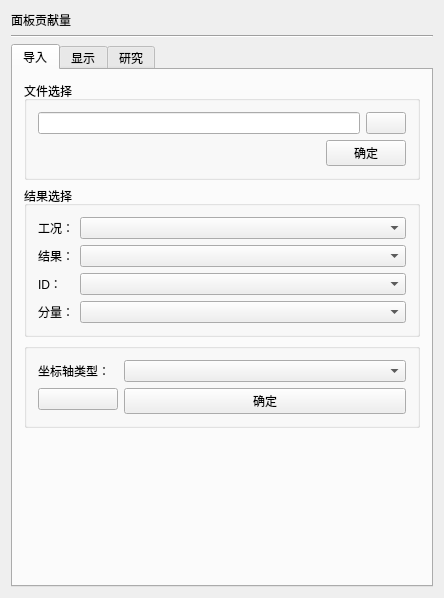
<?xml version="1.0" encoding="UTF-8"?>
<ui version="4.0">
 <class>mPostPanelParticipation</class>
 <widget class="QWidget" name="mPostPanelParticipation">
  <property name="geometry">
   <rect>
    <x>0</x>
    <y>0</y>
    <width>444</width>
    <height>598</height>
   </rect>
  </property>
  <property name="windowTitle">
   <string>mPostPanelParticipation</string>
  </property>
  <layout class="QVBoxLayout" name="verticalLayout_7">
   <item>
    <widget class="QLabel" name="label_2">
     <property name="text">
      <string>面板贡献量</string>
     </property>
    </widget>
   </item>
   <item>
    <widget class="Line" name="line">
     <property name="orientation">
      <enum>Qt::Horizontal</enum>
     </property>
    </widget>
   </item>
   <item>
    <widget class="QTabWidget" name="tabWidget">
     <property name="currentIndex">
      <number>0</number>
     </property>
     <widget class="QWidget" name="tab_import">
      <attribute name="title">
       <string>导入</string>
      </attribute>
      <layout class="QVBoxLayout" name="verticalLayout">
       <item>
        <widget class="QGroupBox" name="groupBox_selectFile">
         <property name="title">
          <string>文件选择</string>
         </property>
         <layout class="QVBoxLayout" name="verticalLayout_2">
          <item>
           <layout class="QHBoxLayout" name="horizontalLayout">
            <item>
             <widget class="QLineEdit" name="lineEdit_filePath"/>
            </item>
            <item>
             <widget class="QPushButton" name="pushButton_selectFile">
              <property name="text">
               <string/>
              </property>
              <property name="icon">
               <iconset resource="../../resource/mMainWidgets.qrc">
                <normaloff>:/mMainWidgets/Icon/post/open.png</normaloff>:/mMainWidgets/Icon/post/open.png</iconset>
              </property>
             </widget>
            </item>
           </layout>
          </item>
          <item>
           <layout class="QHBoxLayout" name="horizontalLayout_7">
            <item>
             <spacer name="horizontalSpacer">
              <property name="orientation">
               <enum>Qt::Horizontal</enum>
              </property>
              <property name="sizeHint" stdset="0">
               <size>
                <width>40</width>
                <height>20</height>
               </size>
              </property>
             </spacer>
            </item>
            <item>
             <widget class="QPushButton" name="pushButton_loadFileOK">
              <property name="minimumSize">
               <size>
                <width>80</width>
                <height>0</height>
               </size>
              </property>
              <property name="text">
               <string>确定</string>
              </property>
             </widget>
            </item>
           </layout>
          </item>
         </layout>
        </widget>
       </item>
       <item>
        <widget class="QGroupBox" name="groupBox_selectResult">
         <property name="title">
          <string>结果选择</string>
         </property>
         <layout class="QFormLayout" name="formLayout_2">
          <item row="0" column="0">
           <widget class="QLabel" name="label_case">
            <property name="text">
             <string>工况：</string>
            </property>
            <property name="alignment">
             <set>Qt::AlignCenter</set>
            </property>
           </widget>
          </item>
          <item row="0" column="1">
           <widget class="QComboBox" name="comboBox_case"/>
          </item>
          <item row="1" column="0">
           <widget class="QLabel" name="label_result">
            <property name="text">
             <string>结果：</string>
            </property>
            <property name="alignment">
             <set>Qt::AlignCenter</set>
            </property>
           </widget>
          </item>
          <item row="1" column="1">
           <widget class="QComboBox" name="comboBox_result"/>
          </item>
          <item row="2" column="0">
           <widget class="QLabel" name="label_id">
            <property name="text">
             <string>ID：</string>
            </property>
            <property name="alignment">
             <set>Qt::AlignCenter</set>
            </property>
           </widget>
          </item>
          <item row="2" column="1">
           <widget class="QComboBox" name="comboBox_id"/>
          </item>
          <item row="3" column="0">
           <widget class="QLabel" name="label_component">
            <property name="text">
             <string>分量：</string>
            </property>
            <property name="alignment">
             <set>Qt::AlignCenter</set>
            </property>
           </widget>
          </item>
          <item row="3" column="1">
           <widget class="QComboBox" name="comboBox_component"/>
          </item>
         </layout>
        </widget>
       </item>
       <item>
        <widget class="QGroupBox" name="groupBox">
         <layout class="QFormLayout" name="formLayout">
          <item row="0" column="0">
           <widget class="QLabel" name="label_loadAxisType">
            <property name="text">
             <string>坐标轴类型：</string>
            </property>
           </widget>
          </item>
          <item row="0" column="1">
           <widget class="QComboBox" name="comboBox_loadAxisType"/>
          </item>
          <item row="1" column="0">
           <widget class="QPushButton" name="pushButton_loadDelete">
            <property name="minimumSize">
             <size>
              <width>80</width>
              <height>0</height>
             </size>
            </property>
            <property name="text">
             <string/>
            </property>
            <property name="icon">
             <iconset resource="../../resource/mMainWidgets.qrc">
              <normaloff>:/mMainWidgets/Icon/clear.png</normaloff>:/mMainWidgets/Icon/clear.png</iconset>
            </property>
           </widget>
          </item>
          <item row="1" column="1">
           <widget class="QPushButton" name="pushButton_loadResponseOK">
            <property name="minimumSize">
             <size>
              <width>80</width>
              <height>0</height>
             </size>
            </property>
            <property name="text">
             <string>确定</string>
            </property>
           </widget>
          </item>
         </layout>
        </widget>
       </item>
       <item>
        <spacer name="verticalSpacer">
         <property name="orientation">
          <enum>Qt::Vertical</enum>
         </property>
         <property name="sizeHint" stdset="0">
          <size>
           <width>20</width>
           <height>40</height>
          </size>
         </property>
        </spacer>
       </item>
      </layout>
     </widget>
     <widget class="QWidget" name="tab_show">
      <attribute name="title">
       <string>显示</string>
      </attribute>
      <layout class="QVBoxLayout" name="verticalLayout_3">
       <item>
        <widget class="QGroupBox" name="groupBox2_1">
         <layout class="QFormLayout" name="formLayout_3">
          <item row="0" column="0">
           <widget class="QLabel" name="label_showMode">
            <property name="text">
             <string>显示方式：</string>
            </property>
           </widget>
          </item>
          <item row="0" column="1">
           <widget class="QComboBox" name="comboBox_showMode">
            <item>
             <property name="text">
              <string>柱状图</string>
             </property>
            </item>
            <item>
             <property name="text">
              <string>2D曲线</string>
             </property>
            </item>
           </widget>
          </item>
         </layout>
        </widget>
       </item>
       <item>
        <widget class="QGroupBox" name="groupBox2_2">
         <property name="title">
          <string/>
         </property>
         <layout class="QGridLayout" name="gridLayout_7">
          <property name="leftMargin">
           <number>0</number>
          </property>
          <property name="rightMargin">
           <number>0</number>
          </property>
          <item row="0" column="0">
           <widget class="QStackedWidget" name="stackedWidget_show">
            <property name="currentIndex">
             <number>1</number>
            </property>
            <widget class="QWidget" name="page">
             <layout class="QGridLayout" name="gridLayout_3">
              <item row="0" column="0">
               <layout class="QFormLayout" name="formLayout_4">
                <item row="0" column="0">
                 <widget class="QLabel" name="label_showFrequency1">
                  <property name="text">
                   <string>显示频率：</string>
                  </property>
                 </widget>
                </item>
                <item row="0" column="1">
                 <widget class="QComboBox" name="comboBox_showFrequency"/>
                </item>
                <item row="1" column="0">
                 <widget class="QLabel" name="label_showOrder1">
                  <property name="text">
                   <string>显示阶数：</string>
                  </property>
                 </widget>
                </item>
                <item row="1" column="1">
                 <widget class="QComboBox" name="comboBox_showOrder1"/>
                </item>
                <item row="2" column="0">
                 <widget class="QLabel" name="label_showType1">
                  <property name="text">
                   <string>显示类型：</string>
                  </property>
                 </widget>
                </item>
                <item row="2" column="1">
                 <widget class="QComboBox" name="comboBox_showType1"/>
                </item>
               </layout>
              </item>
             </layout>
            </widget>
            <widget class="QWidget" name="page_2">
             <layout class="QVBoxLayout" name="verticalLayout_4">
              <item>
               <layout class="QFormLayout" name="formLayout_5">
                <item row="0" column="0">
                 <widget class="QLabel" name="label_showFrequency2">
                  <property name="text">
                   <string>显示频率：</string>
                  </property>
                 </widget>
                </item>
                <item row="0" column="1">
                 <layout class="QHBoxLayout" name="horizontalLayout_4">
                  <item>
                   <widget class="QComboBox" name="comboBox_showFrequencyMin"/>
                  </item>
                  <item>
                   <widget class="QLabel" name="label_to">
                    <property name="text">
                     <string>&lt;html&gt;&lt;head/&gt;&lt;body&gt;&lt;p align=&quot;center&quot;&gt;-&lt;/p&gt;&lt;/body&gt;&lt;/html&gt;</string>
                    </property>
                   </widget>
                  </item>
                  <item>
                   <widget class="QComboBox" name="comboBox_showFrequencyMax"/>
                  </item>
                 </layout>
                </item>
                <item row="1" column="0">
                 <widget class="QLabel" name="label_showOrder2">
                  <property name="text">
                   <string>显示阶数：</string>
                  </property>
                 </widget>
                </item>
                <item row="1" column="1">
                 <widget class="QComboBox" name="comboBox_showOrder2"/>
                </item>
                <item row="2" column="0">
                 <widget class="QLabel" name="label_showType2">
                  <property name="text">
                   <string>显示类型：</string>
                  </property>
                 </widget>
                </item>
                <item row="2" column="1">
                 <widget class="QComboBox" name="comboBox_showType2"/>
                </item>
               </layout>
              </item>
             </layout>
            </widget>
           </widget>
          </item>
         </layout>
        </widget>
       </item>
       <item>
        <widget class="QGroupBox" name="groupBox2_3">
         <layout class="QGridLayout" name="gridLayout_2">
          <item row="0" column="0">
           <widget class="QPushButton" name="pushButton_showDelete">
            <property name="minimumSize">
             <size>
              <width>80</width>
              <height>0</height>
             </size>
            </property>
            <property name="text">
             <string/>
            </property>
            <property name="icon">
             <iconset resource="../../resource/mMainWidgets.qrc">
              <normaloff>:/mMainWidgets/Icon/clear.png</normaloff>:/mMainWidgets/Icon/clear.png</iconset>
            </property>
           </widget>
          </item>
          <item row="0" column="1">
           <widget class="QPushButton" name="pushButton_showData">
            <property name="minimumSize">
             <size>
              <width>80</width>
              <height>0</height>
             </size>
            </property>
            <property name="text">
             <string>曲线数据</string>
            </property>
           </widget>
          </item>
          <item row="0" column="2">
           <widget class="QPushButton" name="pushButton_showOK">
            <property name="minimumSize">
             <size>
              <width>80</width>
              <height>0</height>
             </size>
            </property>
            <property name="text">
             <string>确定</string>
            </property>
           </widget>
          </item>
         </layout>
        </widget>
       </item>
       <item>
        <spacer name="verticalSpacer_2">
         <property name="orientation">
          <enum>Qt::Vertical</enum>
         </property>
         <property name="sizeHint" stdset="0">
          <size>
           <width>20</width>
           <height>263</height>
          </size>
         </property>
        </spacer>
       </item>
      </layout>
     </widget>
     <widget class="QWidget" name="tab_study">
      <attribute name="title">
       <string>研究</string>
      </attribute>
      <layout class="QGridLayout" name="gridLayout_5">
       <item row="0" column="0">
        <widget class="QGroupBox" name="groupBox_3_1">
         <property name="title">
          <string/>
         </property>
         <layout class="QVBoxLayout" name="verticalLayout_6">
          <item>
           <layout class="QFormLayout" name="formLayout_6">
            <item row="1" column="0">
             <widget class="QLabel" name="label_studyFrequnecy">
              <property name="text">
               <string>显示频率：</string>
              </property>
             </widget>
            </item>
            <item row="1" column="1">
             <layout class="QHBoxLayout" name="horizontalLayout_6">
              <item>
               <widget class="QComboBox" name="comboBox_studyFrequencyMin"/>
              </item>
              <item>
               <widget class="QLabel" name="label_6">
                <property name="text">
                 <string>&lt;html&gt;&lt;head/&gt;&lt;body&gt;&lt;p align=&quot;center&quot;&gt;-&lt;/p&gt;&lt;/body&gt;&lt;/html&gt;</string>
                </property>
                <property name="wordWrap">
                 <bool>false</bool>
                </property>
                <property name="openExternalLinks">
                 <bool>false</bool>
                </property>
               </widget>
              </item>
              <item>
               <widget class="QComboBox" name="comboBox_studyFrequencyMax"/>
              </item>
             </layout>
            </item>
            <item row="2" column="0">
             <widget class="QLabel" name="label_excludeRatio">
              <property name="text">
               <string>去除比例：</string>
              </property>
             </widget>
            </item>
            <item row="2" column="1">
             <layout class="QHBoxLayout" name="horizontalLayout_5">
              <item>
               <widget class="QLineEdit" name="lineEdit_excludeRatio"/>
              </item>
              <item>
               <widget class="QLabel" name="label">
                <property name="text">
                 <string>%</string>
                </property>
               </widget>
              </item>
             </layout>
            </item>
            <item row="0" column="0">
             <widget class="QLabel" name="label_case_2">
              <property name="text">
               <string>工况：</string>
              </property>
              <property name="alignment">
               <set>Qt::AlignCenter</set>
              </property>
             </widget>
            </item>
            <item row="0" column="1">
             <widget class="QComboBox" name="comboBox_case_2"/>
            </item>
           </layout>
          </item>
          <item>
           <layout class="QFormLayout" name="formLayout_7">
            <item row="0" column="0">
             <layout class="QVBoxLayout" name="verticalLayout_5">
              <item>
               <widget class="QLabel" name="label_choosePanel">
                <property name="text">
                 <string>面板选择：</string>
                </property>
               </widget>
              </item>
              <item>
               <spacer name="verticalSpacer_10">
                <property name="orientation">
                 <enum>Qt::Vertical</enum>
                </property>
                <property name="sizeHint" stdset="0">
                 <size>
                  <width>20</width>
                  <height>40</height>
                 </size>
                </property>
               </spacer>
              </item>
             </layout>
            </item>
            <item row="0" column="1">
             <widget class="QListWidget" name="listWidget_mode"/>
            </item>
           </layout>
          </item>
         </layout>
        </widget>
       </item>
       <item row="1" column="0">
        <widget class="QGroupBox" name="groupBox_3_2">
         <layout class="QFormLayout" name="formLayout_8">
          <item row="0" column="0">
           <widget class="QLabel" name="label_studyAxisType">
            <property name="text">
             <string>坐标轴类型：</string>
            </property>
           </widget>
          </item>
          <item row="0" column="1">
           <widget class="QComboBox" name="comboBox_studyAxisType"/>
          </item>
         </layout>
        </widget>
       </item>
       <item row="2" column="0">
        <widget class="QGroupBox" name="groupBox_3_3">
         <layout class="QGridLayout" name="gridLayout_4">
          <item row="0" column="0">
           <widget class="QPushButton" name="pushButton_studyDelete">
            <property name="minimumSize">
             <size>
              <width>80</width>
              <height>0</height>
             </size>
            </property>
            <property name="text">
             <string/>
            </property>
            <property name="icon">
             <iconset resource="../../resource/mMainWidgets.qrc">
              <normaloff>:/mMainWidgets/Icon/clear.png</normaloff>:/mMainWidgets/Icon/clear.png</iconset>
            </property>
           </widget>
          </item>
          <item row="0" column="1">
           <widget class="QPushButton" name="pushButton_studyData">
            <property name="minimumSize">
             <size>
              <width>80</width>
              <height>0</height>
             </size>
            </property>
            <property name="text">
             <string>曲线数据</string>
            </property>
           </widget>
          </item>
          <item row="0" column="2">
           <widget class="QPushButton" name="pushButton_studyOK">
            <property name="minimumSize">
             <size>
              <width>80</width>
              <height>0</height>
             </size>
            </property>
            <property name="text">
             <string>确定</string>
            </property>
           </widget>
          </item>
         </layout>
        </widget>
       </item>
       <item row="3" column="0">
        <spacer name="verticalSpacer_3">
         <property name="orientation">
          <enum>Qt::Vertical</enum>
         </property>
         <property name="sizeHint" stdset="0">
          <size>
           <width>20</width>
           <height>40</height>
          </size>
         </property>
        </spacer>
       </item>
      </layout>
     </widget>
    </widget>
   </item>
  </layout>
 </widget>
 <layoutdefault spacing="6" margin="11"/>
 <resources>
  <include location="../../resource/mMainWidgets.qrc"/>
 </resources>
 <connections/>
</ui>
